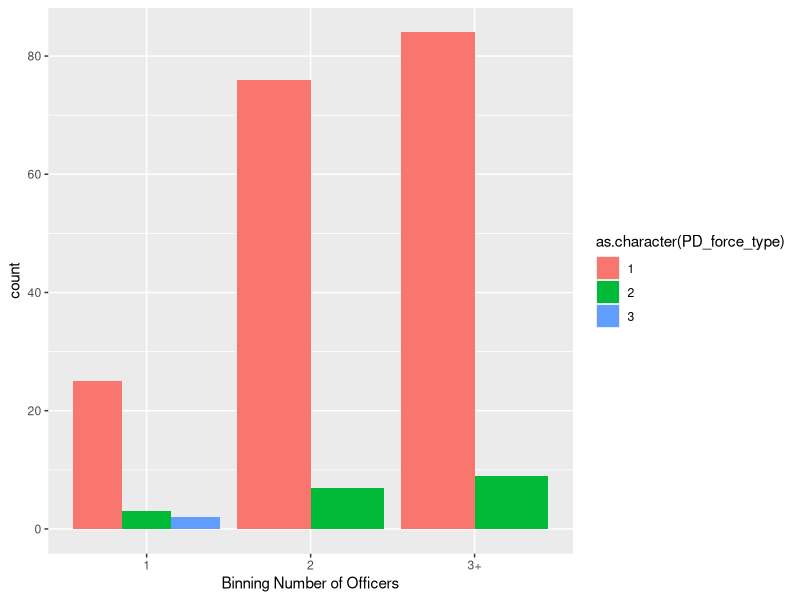
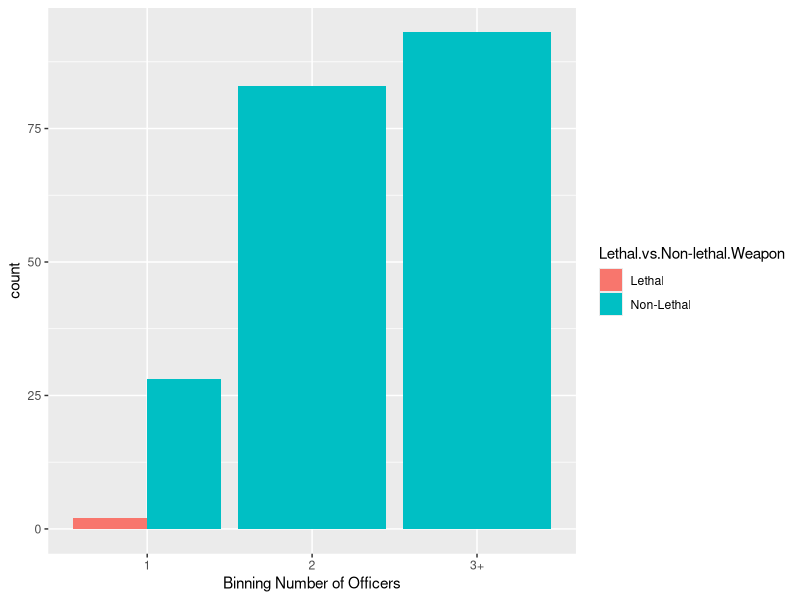
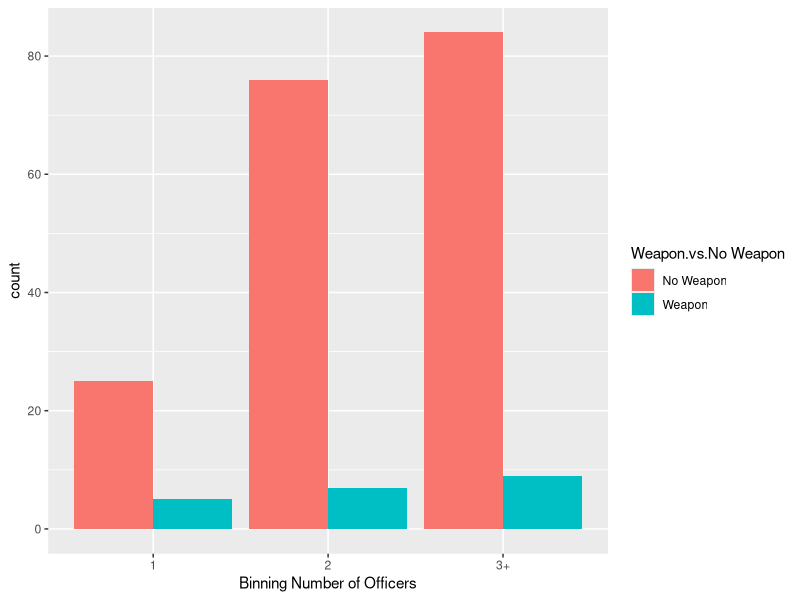

Source code (R) for these figures, in order:
#loading libraries
library(here)
library(epitools)
library(tidyverse)

#loading datasets
UOF<- read.csv(file=here('clean data/Norwich/norwich_UOF.csv'), stringsAsFactors = FALSE)

#Binning Force Type (1- no weapon, 2- non lethal weapon, 3- lethal force) 
##binning displaying a weapon as 1 (rather than 3 or 2)
UOF_All_FixLevels <- UOF
UOF_All_FixLevels <- UOF_All_FixLevels %>%
  mutate(`PD_force_type` = case_when(
    str_detect(`PD_force_type`, "Discharged") ~ "3",
    str_detect(`PD_force_type`, "Taser Deployment") ~ "2",
    str_detect(`PD_force_type`, "OC Spray") ~ "2",
    str_detect(`PD_force_type`, "O.C. Spray") ~ "2",
    str_detect(`PD_force_type`, "K9 bite") ~ "2",
    str_detect(`PD_force_type`, "Displayed") ~ "1",
    str_detect(`PD_force_type`, "displayed") ~ "1",
    str_detect(`PD_force_type`, "Forced to Ground") ~ "1",
    str_detect(`PD_force_type`, "Forced to ground") ~ "1",
    str_detect(`PD_force_type`, "Strike") ~ "1",
    str_detect(`PD_force_type`, "Escort position") ~ "1",
    str_detect(`PD_force_type`, "escort position") ~ "1",
    str_detect(`PD_force_type`, "Escort Position") ~ "1",
    str_detect(`PD_force_type`, "strike") ~ "1",
    str_detect(`PD_force_type`, "Physical Force") ~ "1",
    str_detect(`PD_force_type`, "Physical force") ~ "1",
    str_detect(`PD_force_type`, "Grapple/Wrestle") ~ "1",
    TRUE ~ `PD_force_type`
  ))



#Binning Number of Officers
UOF_All_FixLevels['Binning Number of Officers'] <- NA
UOF_All_FixLevels$`Binning Number of Officers`[UOF_All_FixLevels$number_of_officers=="1"]<- "1"
UOF_All_FixLevels$`Binning Number of Officers`[UOF_All_FixLevels$number_of_officers=="2"]<- "2"
UOF_All_FixLevels$`Binning Number of Officers`[UOF_All_FixLevels$number_of_officers > "2"]<- "3+"


#function to prep dataset for the OR
OR_Prep = function(dataset,column){
  #making a column binning level of force as lethal vs non lethal
  dataset['Lethal.vs.Non-lethal.Weapon'] <- column
  dataset$`Lethal.vs.Non-lethal.Weapon`<- gsub('1|2', 'Non-Lethal', dataset$`Lethal.vs.Non-lethal.Weapon`)
  dataset$`Lethal.vs.Non-lethal.Weapon`<- gsub('3', 'Lethal', dataset$`Lethal.vs.Non-lethal.Weapon`)
  
  #making a column binning level of force as Weapon vs No Weapon
  dataset['Weapon.vs.No Weapon'] <- column
  dataset$`Weapon.vs.No Weapon`<- gsub('2|3', 'Weapon', dataset$`Weapon.vs.No Weapon`)
  dataset$`Weapon.vs.No Weapon`<- gsub('1', 'No Weapon', dataset$`Weapon.vs.No Weapon`)
  return(dataset)
}

UOF_All_FixLevels <- OR_Prep(UOF_All_FixLevels,UOF_All_FixLevels$PD_force_type)



#Doing Weapon vs. No Weapon OR separately because Lethality OR doesnt work for Fixlevels bc it is 0 in two of the three rows in column 1
OR_Table2<-table(UOF_All_FixLevels$`Binning Number of Officers`, UOF_All_FixLevels$`Weapon.vs.No Weapon`)
OR_Table2 <- OR_Table2[c(3,1:2),]
OR_Table2<- OR_Table2[,c(2,1)]
print(OR_Table2)

###Odds Ratio
OR2<-oddsratio(OR_Table2)
#printing the outcome so its easier to read
print(OR2$measure)
print(OR2$p.value) 




#graphs

ggplot(UOF_All_FixLevels,
       aes(x = `Binning Number of Officers`,
           fill = as.character(PD_force_type)))+
  geom_bar(position = "dodge")


ggplot(UOF_All_FixLevels,
       aes(x = `Binning Number of Officers`,
           fill = `Lethal.vs.Non-lethal.Weapon`))+
  geom_bar(position = "dodge")

ggplot(UOF_All_FixLevels,
       aes(x = `Binning Number of Officers`,
           fill = `Weapon.vs.No Weapon`))+
  geom_bar(position = "dodge")
